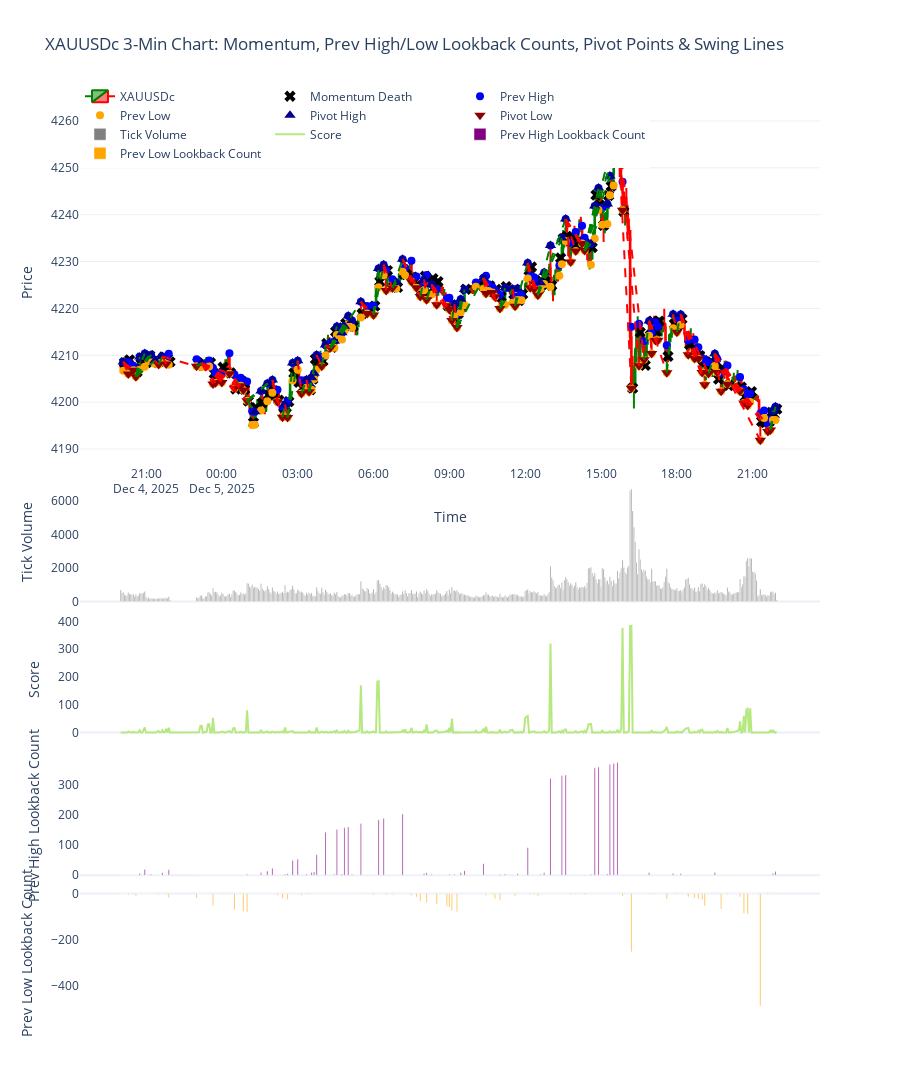

This figure's notebook cell:
### Code cell
import MetaTrader5 as mt5
import pandas as pd
import numpy as np
import plotly.graph_objects as go
from datetime import datetime, timedelta

# -------------------------
# 1. Initialize MT5
# -------------------------
if not mt5.initialize():
    print("MT5 initialization failed")
    mt5.shutdown()

# -------------------------
# 2. Fetch 3-minute data
# -------------------------
symbol = "XAUUSDc"
timeframe = mt5.TIMEFRAME_M3
n_bars = 500
utc_from = datetime.now() - timedelta(days=5)

rates = mt5.copy_rates_from(symbol, timeframe, utc_from, n_bars)
mt5.shutdown()

# -------------------------
# 3. Convert to DataFrame
# -------------------------
df = pd.DataFrame(rates)
df['time'] = pd.to_datetime(df['time'], unit='s')
df.set_index('time', inplace=True)

# -------------------------
# 4. Remove non-trading periods (weekends)
# -------------------------
df = df[df.index.dayofweek < 5]

# -------------------------
# 5. Compute Infinite Lookback Score (momentum)
# -------------------------
scores = [0]
for i in range(1, len(df)):
    curr_vol = df['tick_volume'].iloc[i]
    prev_vol = df['tick_volume'].iloc[i - 1]

    if curr_vol <= prev_vol:
        scores.append(0)
        continue

    score = 0
    j = i - 1
    while j >= 0:
        if df['tick_volume'].iloc[j] < curr_vol:
            score += 1
            j -= 1
        else:
            break
    scores.append(score)

df['score'] = scores

# -------------------------
# 6. Detect Momentum Death Points and prev high/low marks
# -------------------------
momentum_death_x = []
momentum_death_y = []
prev_high_x = []
prev_high_y = []
prev_low_x = []
prev_low_y = []

for i in range(1, len(df)):
    if df['score'].iloc[i - 1] > 0 and df['score'].iloc[i] == 0:
        momentum_death_x.append(df.index[i])
        momentum_death_y.append(df['close'].iloc[i])
        prev_high_x.append(df.index[i - 1])
        prev_high_y.append(df['high'].iloc[i - 1])
        prev_low_x.append(df.index[i - 1])
        prev_low_y.append(df['low'].iloc[i - 1])

# -------------------------
# 7. Compute Infinite-Left Lookback Count for Prev High
# -------------------------
prev_high_lookback_score = np.zeros(len(df))
prev_high_indices = [df.index.get_loc(x) for x in prev_high_x]

for idx in prev_high_indices:
    current_high = df['high'].iloc[idx]
    j = idx - 1
    lookback_count = 0
    while j >= 0:
        if df['low'].iloc[j] <= current_high <= df['high'].iloc[j]:
            break
        lookback_count += 1
        j -= 1
    prev_high_lookback_score[idx] = lookback_count

df['prev_high_lookback_score'] = prev_high_lookback_score

# -------------------------
# 8. Compute Infinite-Left Lookback Count for Prev Low (negative)
# -------------------------
prev_low_lookback_score = np.zeros(len(df))
prev_low_indices = [df.index.get_loc(x) for x in prev_low_x]

for idx in prev_low_indices:
    current_low = df['low'].iloc[idx]
    j = idx - 1
    lookback_count = 0
    while j >= 0:
        if df['low'].iloc[j] <= current_low <= df['high'].iloc[j]:
            break
        lookback_count += 1
        j -= 1
    prev_low_lookback_score[idx] = -lookback_count  # negative

df['prev_low_lookback_score'] = prev_low_lookback_score

# -------------------------
# 9. Determine Pivot Highs and Lows
# -------------------------
pivot_high_x = []
pivot_high_y = []
pivot_low_x = []
pivot_low_y = []

for i in range(len(df)):
    ph_score = df['prev_high_lookback_score'].iloc[i]
    pl_score = abs(df['prev_low_lookback_score'].iloc[i])

    if ph_score > pl_score and ph_score != 0:
        pivot_high_x.append(df.index[i])
        pivot_high_y.append(df['high'].iloc[i])
    elif pl_score > ph_score and pl_score != 0:
        pivot_low_x.append(df.index[i])
        pivot_low_y.append(df['low'].iloc[i])

# -------------------------
# 10. Connect Pivot Points with Break Lines
# -------------------------
swing_lines = []

# Combine pivot points into sorted list
pivot_points = sorted(
    [(x, y, 'high') for x, y in zip(pivot_high_x, pivot_high_y)] +
    [(x, y, 'low') for x, y in zip(pivot_low_x, pivot_low_y)],
    key=lambda t: t[0]
)

# Map timestamp to index
time_to_idx = {time: idx for idx, time in enumerate(df.index)}

# Iterate through pivot points
for i in range(len(pivot_points)):
    curr_time, curr_price, curr_type = pivot_points[i]

    # Search backward for opposite pivot
    for j in range(i - 1, -1, -1):
        prev_time, prev_price, prev_type = pivot_points[j]
        if prev_type != curr_type:
            line_color = 'green' if curr_type == 'high' else 'red'
            swing_lines.append({
                'x0': prev_time, 'y0': prev_price,
                'x1': curr_time, 'y1': curr_price,
                'color': line_color
            })
            break

# -------------------------
# 11. Plot 5-pane chart
# -------------------------
fig = go.Figure()

# Price pane
fig.add_trace(go.Candlestick(
    x=df.index,
    open=df['open'],
    high=df['high'],
    low=df['low'],
    close=df['close'],
    name='XAUUSDc',
    increasing_line_color='green',
    decreasing_line_color='red'
))

# Momentum-death markers
fig.add_trace(go.Scatter(
    x=momentum_death_x,
    y=momentum_death_y,
    mode='markers',
    name='Momentum Death',
    marker=dict(size=10, color='black', symbol='x'),
    yaxis='y'
))

# Prev high/low circles
fig.add_trace(go.Scatter(
    x=prev_high_x,
    y=prev_high_y,
    mode='markers',
    name='Prev High',
    marker=dict(size=8, color='blue', symbol='circle'),
    yaxis='y'
))
fig.add_trace(go.Scatter(
    x=prev_low_x,
    y=prev_low_y,
    mode='markers',
    name='Prev Low',
    marker=dict(size=8, color='orange', symbol='circle'),
    yaxis='y'
))

# Pivot markers
fig.add_trace(go.Scatter(
    x=pivot_high_x,
    y=pivot_high_y,
    mode='markers',
    name='Pivot High',
    marker=dict(size=10, color='darkblue', symbol='triangle-up'),
    yaxis='y'
))
fig.add_trace(go.Scatter(
    x=pivot_low_x,
    y=pivot_low_y,
    mode='markers',
    name='Pivot Low',
    marker=dict(size=10, color='darkred', symbol='triangle-down'),
    yaxis='y'
))

# Add swing/break lines
for line in swing_lines:
    fig.add_shape(
        type='line',
        x0=line['x0'], y0=line['y0'],
        x1=line['x1'], y1=line['y1'],
        line=dict(color=line['color'], width=2, dash='dash'),
        xref='x', yref='y'
    )

# Tick Volume pane
fig.add_trace(go.Bar(
    x=df.index,
    y=df['tick_volume'],
    name='Tick Volume',
    marker_color='gray',
    yaxis='y2'
))

# Momentum score pane
fig.add_trace(go.Scatter(
    x=df.index,
    y=df['score'],
    mode='lines',
    name='Score',
    marker=dict(size=4),
    yaxis='y3'
))

# Prev High Lookback Count pane
fig.add_trace(go.Bar(
    x=df.index,
    y=df['prev_high_lookback_score'],
    name='Prev High Lookback Count',
    marker_color='purple',
    yaxis='y4'
))

# Prev Low Lookback Count pane (negative)
fig.add_trace(go.Bar(
    x=df.index,
    y=df['prev_low_lookback_score'],
    name='Prev Low Lookback Count',
    marker_color='orange',
    yaxis='y5'
))

# Layout for 5 panes
fig.update_layout(
    template='plotly_white',
    title='XAUUSDc 3-Min Chart: Momentum, Prev High/Low Lookback Counts, Pivot Points & Swing Lines',
    xaxis=dict(title='Time', rangeslider=dict(visible=False)),

    yaxis=dict(title='Price', domain=[0.60, 1]),
    yaxis2=dict(title='Tick Volume', domain=[0.45, 0.58], showgrid=False),
    yaxis3=dict(title='Score', domain=[0.30, 0.43], showgrid=False),
    yaxis4=dict(title='Prev High Lookback Count', domain=[0.15, 0.28], showgrid=False),
    yaxis5=dict(title='Prev Low Lookback Count', domain=[0.00, 0.13], showgrid=False),

    height=1200,
    legend=dict(orientation='h', y=1.02, x=0)
)

fig.show()

### Figure 1 — Plotly figure (JSON) as saved in the notebook; plotly's stock layout.template omitted (floating-point values rounded to 4 significant figures; data arrays with more than 128 entries replaced by an {"elided": "..."} marker saying what was removed)
{"data": [{"close": {"elided": "500 float values"}, "decreasing": {"line": {"color": "red"}}, "high": {"elided": "500 float values"}, "increasing": {"line": {"color": "green"}}, "low": {"elided": "500 float values"}, "name": "XAUUSDc", "open": {"elided": "500 float values"}, "type": "candlestick", "x": {"elided": "500 str values"}}, {"marker": {"color": "black", "size": 10, "symbol": "x"}, "mode": "markers", "name": "Momentum Death", "type": "scatter", "x": {"elided": "140 str values"}, "y": {"elided": "140 float values"}, "yaxis": "y"}, {"marker": {"color": "blue", "size": 8, "symbol": "circle"}, "mode": "markers", "name": "Prev High", "type": "scatter", "x": {"elided": "140 str values"}, "y": {"elided": "140 float values"}, "yaxis": "y"}, {"marker": {"color": "orange", "size": 8, "symbol": "circle"}, "mode": "markers", "name": "Prev Low", "type": "scatter", "x": {"elided": "140 str values"}, "y": {"elided": "140 float values"}, "yaxis": "y"}, {"marker": {"color": "darkblue", "size": 10, "symbol": "triangle-up"}, "mode": "markers", "name": "Pivot High", "type": "scatter", "x": ["2025-12-04T20:06:00", "2025-12-04T20:45:00", "2025-12-04T20:57:00", "2025-12-04T21:06:00", "2025-12-04T21:12:00", "2025-12-04T21:21:00", "2025-12-04T21:39:00", "2025-12-04T23:12:00", "2025-12-05T01:18:00", "2025-12-05T01:33:00", "2025-12-05T01:48:00", "2025-12-05T02:00:00", "2025-12-05T02:30:00", "2025-12-05T02:48:00", "2025-12-05T03:00:00", "2025-12-05T03:21:00", "2025-12-05T03:33:00", "2025-12-05T03:39:00", "2025-12-05T03:45:00", "2025-12-05T04:06:00", "2025-12-05T04:27:00", "2025-12-05T04:33:00", "2025-12-05T04:45:00", "2025-12-05T04:51:00", "2025-12-05T05:00:00", "2025-12-05T05:09:00", "2025-12-05T05:30:00", "2025-12-05T06:12:00", "2025-12-05T06:24:00", "2025-12-05T06:54:00", "2025-12-05T07:09:00", "2025-12-05T08:00:00", "2025-12-05T08:18:00", "2025-12-05T09:12:00", "2025-12-05T09:27:00", "2025-12-05T09:36:00", "2025-12-05T10:21:00", "2025-12-05T11:12:00", "2025-12-05T11:30:00", "2025-12-05T11:42:00", "2025-12-05T12:06:00", "2025-12-05T12:36:00", "2025-12-05T12:45:00", "2025-12-05T13:00:00", "2025-12-05T13:27:00", "2025-12-05T13:36:00", "2025-12-05T14:36:00", "2025-12-05T14:45:00", "2025-12-05T14:54:00", "2025-12-05T15:15:00", "2025-12-05T15:21:00", "2025-12-05T15:30:00", "2025-12-05T15:39:00", "2025-12-05T16:54:00", "2025-12-05T17:51:00", "2025-12-05T18:09:00", "2025-12-05T19:30:00", "2025-12-05T21:48:00", "2025-12-05T21:54:00"], "y": [4209.0, 4210.0, 4210.0, 4210.0, 4210.0, 4209.0, 4210.0, 4208.0, 4198.0, 4202.0, 4204.0, 4205.0, 4199.0, 4208.0, 4209.0, 4205.0, 4205.0, 4206.0, 4210.0, 4212.0, 4213.0, 4216.0, 4215.0, 4216.0, 4218.0, 4217.0, 4221.0, 4229.0, 4229.0, 4226.0, 4230.0, 4226.0, 4225.0, 4221.0, 4222.0, 4224.0, 4226.0, 4224.0, 4224.0, 4224.0, 4230.0, 4225.0, 4228.0, 4233.0, 4235.0, 4239.0, 4234.0, 4242.0, 4246.0, 4242.0, 4248.0, 4253.0, 4259.0, 4217.0, 4219.0, 4219.0, 4210.0, 4198.0, 4199.0], "yaxis": "y"}, {"marker": {"color": "darkred", "size": 10, "symbol": "triangle-down"}, "mode": "markers", "name": "Pivot Low", "type": "scatter", "x": ["2025-12-04T20:18:00", "2025-12-04T20:30:00", "2025-12-04T20:36:00", "2025-12-04T21:30:00", "2025-12-04T21:48:00", "2025-12-04T23:00:00", "2025-12-04T23:39:00", "2025-12-04T23:45:00", "2025-12-05T00:00:00", "2025-12-05T00:18:00", "2025-12-05T00:30:00", "2025-12-05T00:45:00", "2025-12-05T00:51:00", "2025-12-05T01:00:00", "2025-12-05T02:12:00", "2025-12-05T02:24:00", "2025-12-05T02:36:00", "2025-12-05T03:09:00", "2025-12-05T03:27:00", "2025-12-05T03:57:00", "2025-12-05T04:18:00", "2025-12-05T05:45:00", "2025-12-05T06:00:00", "2025-12-05T06:30:00", "2025-12-05T06:45:00", "2025-12-05T07:30:00", "2025-12-05T07:42:00", "2025-12-05T07:51:00", "2025-12-05T08:06:00", "2025-12-05T08:30:00", "2025-12-05T08:54:00", "2025-12-05T09:00:00", "2025-12-05T09:06:00", "2025-12-05T09:18:00", "2025-12-05T10:27:00", "2025-12-05T10:42:00", "2025-12-05T10:48:00", "2025-12-05T11:00:00", "2025-12-05T11:36:00", "2025-12-05T12:12:00", "2025-12-05T12:21:00", "2025-12-05T12:30:00", "2025-12-05T13:48:00", "2025-12-05T14:00:00", "2025-12-05T14:15:00", "2025-12-05T14:21:00", "2025-12-05T15:51:00", "2025-12-05T16:12:00", "2025-12-05T16:30:00", "2025-12-05T16:42:00", "2025-12-05T17:00:00", "2025-12-05T17:09:00", "2025-12-05T17:15:00", "2025-12-05T17:36:00", "2025-12-05T18:00:00", "2025-12-05T18:27:00", "2025-12-05T18:42:00", "2025-12-05T18:51:00", "2025-12-05T19:00:00", "2025-12-05T19:06:00", "2025-12-05T19:15:00", "2025-12-05T19:36:00", "2025-12-05T19:45:00", "2025-12-05T20:00:00", "2025-12-05T20:30:00", "2025-12-05T20:39:00", "2025-12-05T20:48:00", "2025-12-05T21:18:00", "2025-12-05T21:36:00", "2025-12-05T21:42:00"], "y": [4206.0, 4207.0, 4205.0, 4208.0, 4208.0, 4208.0, 4204.0, 4204.0, 4204.0, 4206.0, 4203.0, 4204.0, 4203.0, 4200.0, 4200.0, 4197.0, 4197.0, 4202.0, 4202.0, 4208.0, 4212.0, 4219.0, 4219.0, 4224.0, 4224.0, 4226.0, 4224.0, 4223.0, 4222.0, 4221.0, 4221.0, 4220.0, 4217.0, 4216.0, 4223.0, 4223.0, 4223.0, 4220.0, 4220.0, 4224.0, 4224.0, 4223.0, 4230.0, 4232.0, 4234.0, 4232.0, 4241.0, 4203.0, 4208.0, 4209.0, 4210.0, 4213.0, 4213.0, 4206.0, 4215.0, 4210.0, 4209.0, 4209.0, 4206.0, 4204.0, 4206.0, 4206.0, 4202.0, 4204.0, 4202.0, 4200.0, 4199.0, 4192.0, 4194.0, 4194.0], "yaxis": "y"}, {"marker": {"color": "gray"}, "name": "Tick Volume", "type": "bar", "x": {"elided": "500 str values"}, "y": {"elided": "500 int values"}, "yaxis": "y2"}, {"marker": {"size": 4}, "mode": "lines", "name": "Score", "type": "scatter", "x": {"elided": "500 str values"}, "y": {"elided": "500 int values"}, "yaxis": "y3"}, {"marker": {"color": "purple"}, "name": "Prev High Lookback Count", "type": "bar", "x": {"elided": "500 str values"}, "y": {"elided": "500 float values"}, "yaxis": "y4"}, {"marker": {"color": "orange"}, "name": "Prev Low Lookback Count", "type": "bar", "x": {"elided": "500 str values"}, "y": {"elided": "500 float values"}, "yaxis": "y5"}], "layout": {"height": 1200, "legend": {"orientation": "h", "x": 0, "y": 1.02}, "shapes": [{"line": {"color": "red", "dash": "dash", "width": 2}, "type": "line", "x0": "2025-12-04T20:06:00", "x1": "2025-12-04T20:18:00", "xref": "x", "y0": 4209.0, "y1": 4206.0, "yref": "y"}, {"line": {"color": "red", "dash": "dash", "width": 2}, "type": "line", "x0": "2025-12-04T20:06:00", "x1": "2025-12-04T20:30:00", "xref": "x", "y0": 4209.0, "y1": 4207.0, "yref": "y"}, {"line": {"color": "red", "dash": "dash", "width": 2}, "type": "line", "x0": "2025-12-04T20:06:00", "x1": "2025-12-04T20:36:00", "xref": "x", "y0": 4209.0, "y1": 4205.0, "yref": "y"}, {"line": {"color": "green", "dash": "dash", "width": 2}, "type": "line", "x0": "2025-12-04T20:36:00", "x1": "2025-12-04T20:45:00", "xref": "x", "y0": 4205.0, "y1": 4210.0, "yref": "y"}, {"line": {"color": "green", "dash": "dash", "width": 2}, "type": "line", "x0": "2025-12-04T20:36:00", "x1": "2025-12-04T20:57:00", "xref": "x", "y0": 4205.0, "y1": 4210.0, "yref": "y"}, {"line": {"color": "green", "dash": "dash", "width": 2}, "type": "line", "x0": "2025-12-04T20:36:00", "x1": "2025-12-04T21:06:00", "xref": "x", "y0": 4205.0, "y1": 4210.0, "yref": "y"}, {"line": {"color": "green", "dash": "dash", "width": 2}, "type": "line", "x0": "2025-12-04T20:36:00", "x1": "2025-12-04T21:12:00", "xref": "x", "y0": 4205.0, "y1": 4210.0, "yref": "y"}, {"line": {"color": "green", "dash": "dash", "width": 2}, "type": "line", "x0": "2025-12-04T20:36:00", "x1": "2025-12-04T21:21:00", "xref": "x", "y0": 4205.0, "y1": 4209.0, "yref": "y"}, {"line": {"color": "red", "dash": "dash", "width": 2}, "type": "line", "x0": "2025-12-04T21:21:00", "x1": "2025-12-04T21:30:00", "xref": "x", "y0": 4209.0, "y1": 4208.0, "yref": "y"}, {"line": {"color": "green", "dash": "dash", "width": 2}, "type": "line", "x0": "2025-12-04T21:30:00", "x1": "2025-12-04T21:39:00", "xref": "x", "y0": 4208.0, "y1": 4210.0, "yref": "y"}, {"line": {"color": "red", "dash": "dash", "width": 2}, "type": "line", "x0": "2025-12-04T21:39:00", "x1": "2025-12-04T21:48:00", "xref": "x", "y0": 4210.0, "y1": 4208.0, "yref": "y"}, {"line": {"color": "red", "dash": "dash", "width": 2}, "type": "line", "x0": "2025-12-04T21:39:00", "x1": "2025-12-04T23:00:00", "xref": "x", "y0": 4210.0, "y1": 4208.0, "yref": "y"}, {"line": {"color": "green", "dash": "dash", "width": 2}, "type": "line", "x0": "2025-12-04T23:00:00", "x1": "2025-12-04T23:12:00", "xref": "x", "y0": 4208.0, "y1": 4208.0, "yref": "y"}, {"line": {"color": "red", "dash": "dash", "width": 2}, "type": "line", "x0": "2025-12-04T23:12:00", "x1": "2025-12-04T23:39:00", "xref": "x", "y0": 4208.0, "y1": 4204.0, "yref": "y"}, {"line": {"color": "red", "dash": "dash", "width": 2}, "type": "line", "x0": "2025-12-04T23:12:00", "x1": "2025-12-04T23:45:00", "xref": "x", "y0": 4208.0, "y1": 4204.0, "yref": "y"}, {"line": {"color": "red", "dash": "dash", "width": 2}, "type": "line", "x0": "2025-12-04T23:12:00", "x1": "2025-12-05T00:00:00", "xref": "x", "y0": 4208.0, "y1": 4204.0, "yref": "y"}, {"line": {"color": "red", "dash": "dash", "width": 2}, "type": "line", "x0": "2025-12-04T23:12:00", "x1": "2025-12-05T00:18:00", "xref": "x", "y0": 4208.0, "y1": 4206.0, "yref": "y"}, {"line": {"color": "red", "dash": "dash", "width": 2}, "type": "line", "x0": "2025-12-04T23:12:00", "x1": "2025-12-05T00:30:00", "xref": "x", "y0": 4208.0, "y1": 4203.0, "yref": "y"}, {"line": {"color": "red", "dash": "dash", "width": 2}, "type": "line", "x0": "2025-12-04T23:12:00", "x1": "2025-12-05T00:45:00", "xref": "x", "y0": 4208.0, "y1": 4204.0, "yref": "y"}, {"line": {"color": "red", "dash": "dash", "width": 2}, "type": "line", "x0": "2025-12-04T23:12:00", "x1": "2025-12-05T00:51:00", "xref": "x", "y0": 4208.0, "y1": 4203.0, "yref": "y"}, {"line": {"color": "red", "dash": "dash", "width": 2}, "type": "line", "x0": "2025-12-04T23:12:00", "x1": "2025-12-05T01:00:00", "xref": "x", "y0": 4208.0, "y1": 4200.0, "yref": "y"}, {"line": {"color": "green", "dash": "dash", "width": 2}, "type": "line", "x0": "2025-12-05T01:00:00", "x1": "2025-12-05T01:18:00", "xref": "x", "y0": 4200.0, "y1": 4198.0, "yref": "y"}, {"line": {"color": "green", "dash": "dash", "width": 2}, "type": "line", "x0": "2025-12-05T01:00:00", "x1": "2025-12-05T01:33:00", "xref": "x", "y0": 4200.0, "y1": 4202.0, "yref": "y"}, {"line": {"color": "green", "dash": "dash", "width": 2}, "type": "line", "x0": "2025-12-05T01:00:00", "x1": "2025-12-05T01:48:00", "xref": "x", "y0": 4200.0, "y1": 4204.0, "yref": "y"}, {"line": {"color": "green", "dash": "dash", "width": 2}, "type": "line", "x0": "2025-12-05T01:00:00", "x1": "2025-12-05T02:00:00", "xref": "x", "y0": 4200.0, "y1": 4205.0, "yref": "y"}, {"line": {"color": "red", "dash": "dash", "width": 2}, "type": "line", "x0": "2025-12-05T02:00:00", "x1": "2025-12-05T02:12:00", "xref": "x", "y0": 4205.0, "y1": 4200.0, "yref": "y"}, {"line": {"color": "red", "dash": "dash", "width": 2}, "type": "line", "x0": "2025-12-05T02:00:00", "x1": "2025-12-05T02:24:00", "xref": "x", "y0": 4205.0, "y1": 4197.0, "yref": "y"}, {"line": {"color": "green", "dash": "dash", "width": 2}, "type": "line", "x0": "2025-12-05T02:24:00", "x1": "2025-12-05T02:30:00", "xref": "x", "y0": 4197.0, "y1": 4199.0, "yref": "y"}, {"line": {"color": "red", "dash": "dash", "width": 2}, "type": "line", "x0": "2025-12-05T02:30:00", "x1": "2025-12-05T02:36:00", "xref": "x", "y0": 4199.0, "y1": 4197.0, "yref": "y"}, {"line": {"color": "green", "dash": "dash", "width": 2}, "type": "line", "x0": "2025-12-05T02:36:00", "x1": "2025-12-05T02:48:00", "xref": "x", "y0": 4197.0, "y1": 4208.0, "yref": "y"}, {"line": {"color": "green", "dash": "dash", "width": 2}, "type": "line", "x0": "2025-12-05T02:36:00", "x1": "2025-12-05T03:00:00", "xref": "x", "y0": 4197.0, "y1": 4209.0, "yref": "y"}, {"line": {"color": "red", "dash": "dash", "width": 2}, "type": "line", "x0": "2025-12-05T03:00:00", "x1": "2025-12-05T03:09:00", "xref": "x", "y0": 4209.0, "y1": 4202.0, "yref": "y"}, {"line": {"color": "green", "dash": "dash", "width": 2}, "type": "line", "x0": "2025-12-05T03:09:00", "x1": "2025-12-05T03:21:00", "xref": "x", "y0": 4202.0, "y1": 4205.0, "yref": "y"}, {"line": {"color": "red", "dash": "dash", "width": 2}, "type": "line", "x0": "2025-12-05T03:21:00", "x1": "2025-12-05T03:27:00", "xref": "x", "y0": 4205.0, "y1": 4202.0, "yref": "y"}, {"line": {"color": "green", "dash": "dash", "width": 2}, "type": "line", "x0": "2025-12-05T03:27:00", "x1": "2025-12-05T03:33:00", "xref": "x", "y0": 4202.0, "y1": 4205.0, "yref": "y"}, {"line": {"color": "green", "dash": "dash", "width": 2}, "type": "line", "x0": "2025-12-05T03:27:00", "x1": "2025-12-05T03:39:00", "xref": "x", "y0": 4202.0, "y1": 4206.0, "yref": "y"}, {"line": {"color": "green", "dash": "dash", "width": 2}, "type": "line", "x0": "2025-12-05T03:27:00", "x1": "2025-12-05T03:45:00", "xref": "x", "y0": 4202.0, "y1": 4210.0, "yref": "y"}, {"line": {"color": "red", "dash": "dash", "width": 2}, "type": "line", "x0": "2025-12-05T03:45:00", "x1": "2025-12-05T03:57:00", "xref": "x", "y0": 4210.0, "y1": 4208.0, "yref": "y"}, {"line": {"color": "green", "dash": "dash", "width": 2}, "type": "line", "x0": "2025-12-05T03:57:00", "x1": "2025-12-05T04:06:00", "xref": "x", "y0": 4208.0, "y1": 4212.0, "yref": "y"}, {"line": {"color": "red", "dash": "dash", "width": 2}, "type": "line", "x0": "2025-12-05T04:06:00", "x1": "2025-12-05T04:18:00", "xref": "x", "y0": 4212.0, "y1": 4212.0, "yref": "y"}, {"line": {"color": "green", "dash": "dash", "width": 2}, "type": "line", "x0": "2025-12-05T04:18:00", "x1": "2025-12-05T04:27:00", "xref": "x", "y0": 4212.0, "y1": 4213.0, "yref": "y"}, {"line": {"color": "green", "dash": "dash", "width": 2}, "type": "line", "x0": "2025-12-05T04:18:00", "x1": "2025-12-05T04:33:00", "xref": "x", "y0": 4212.0, "y1": 4216.0, "yref": "y"}, {"line": {"color": "green", "dash": "dash", "width": 2}, "type": "line", "x0": "2025-12-05T04:18:00", "x1": "2025-12-05T04:45:00", "xref": "x", "y0": 4212.0, "y1": 4215.0, "yref": "y"}, {"line": {"color": "green", "dash": "dash", "width": 2}, "type": "line", "x0": "2025-12-05T04:18:00", "x1": "2025-12-05T04:51:00", "xref": "x", "y0": 4212.0, "y1": 4216.0, "yref": "y"}, {"line": {"color": "green", "dash": "dash", "width": 2}, "type": "line", "x0": "2025-12-05T04:18:00", "x1": "2025-12-05T05:00:00", "xref": "x", "y0": 4212.0, "y1": 4218.0, "yref": "y"}, {"line": {"color": "green", "dash": "dash", "width": 2}, "type": "line", "x0": "2025-12-05T04:18:00", "x1": "2025-12-05T05:09:00", "xref": "x", "y0": 4212.0, "y1": 4217.0, "yref": "y"}, {"line": {"color": "green", "dash": "dash", "width": 2}, "type": "line", "x0": "2025-12-05T04:18:00", "x1": "2025-12-05T05:30:00", "xref": "x", "y0": 4212.0, "y1": 4221.0, "yref": "y"}, {"line": {"color": "red", "dash": "dash", "width": 2}, "type": "line", "x0": "2025-12-05T05:30:00", "x1": "2025-12-05T05:45:00", "xref": "x", "y0": 4221.0, "y1": 4219.0, "yref": "y"}, {"line": {"color": "red", "dash": "dash", "width": 2}, "type": "line", "x0": "2025-12-05T05:30:00", "x1": "2025-12-05T06:00:00", "xref": "x", "y0": 4221.0, "y1": 4219.0, "yref": "y"}, {"line": {"color": "green", "dash": "dash", "width": 2}, "type": "line", "x0": "2025-12-05T06:00:00", "x1": "2025-12-05T06:12:00", "xref": "x", "y0": 4219.0, "y1": 4229.0, "yref": "y"}, {"line": {"color": "green", "dash": "dash", "width": 2}, "type": "line", "x0": "2025-12-05T06:00:00", "x1": "2025-12-05T06:24:00", "xref": "x", "y0": 4219.0, "y1": 4229.0, "yref": "y"}, {"line": {"color": "red", "dash": "dash", "width": 2}, "type": "line", "x0": "2025-12-05T06:24:00", "x1": "2025-12-05T06:30:00", "xref": "x", "y0": 4229.0, "y1": 4224.0, "yref": "y"}, {"line": {"color": "red", "dash": "dash", "width": 2}, "type": "line", "x0": "2025-12-05T06:24:00", "x1": "2025-12-05T06:45:00", "xref": "x", "y0": 4229.0, "y1": 4224.0, "yref": "y"}, {"line": {"color": "green", "dash": "dash", "width": 2}, "type": "line", "x0": "2025-12-05T06:45:00", "x1": "2025-12-05T06:54:00", "xref": "x", "y0": 4224.0, "y1": 4226.0, "yref": "y"}, {"line": {"color": "green", "dash": "dash", "width": 2}, "type": "line", "x0": "2025-12-05T06:45:00", "x1": "2025-12-05T07:09:00", "xref": "x", "y0": 4224.0, "y1": 4230.0, "yref": "y"}, {"line": {"color": "red", "dash": "dash", "width": 2}, "type": "line", "x0": "2025-12-05T07:09:00", "x1": "2025-12-05T07:30:00", "xref": "x", "y0": 4230.0, "y1": 4226.0, "yref": "y"}, {"line": {"color": "red", "dash": "dash", "width": 2}, "type": "line", "x0": "2025-12-05T07:09:00", "x1": "2025-12-05T07:42:00", "xref": "x", "y0": 4230.0, "y1": 4224.0, "yref": "y"}, {"line": {"color": "red", "dash": "dash", "width": 2}, "type": "line", "x0": "2025-12-05T07:09:00", "x1": "2025-12-05T07:51:00", "xref": "x", "y0": 4230.0, "y1": 4223.0, "yref": "y"}, {"line": {"color": "green", "dash": "dash", "width": 2}, "type": "line", "x0": "2025-12-05T07:51:00", "x1": "2025-12-05T08:00:00", "xref": "x", "y0": 4223.0, "y1": 4226.0, "yref": "y"}, {"line": {"color": "red", "dash": "dash", "width": 2}, "type": "line", "x0": "2025-12-05T08:00:00", "x1": "2025-12-05T08:06:00", "xref": "x", "y0": 4226.0, "y1": 4222.0, "yref": "y"}, {"line": {"color": "green", "dash": "dash", "width": 2}, "type": "line", "x0": "2025-12-05T08:06:00", "x1": "2025-12-05T08:18:00", "xref": "x", "y0": 4222.0, "y1": 4225.0, "yref": "y"}, {"line": {"color": "red", "dash": "dash", "width": 2}, "type": "line", "x0": "2025-12-05T08:18:00", "x1": "2025-12-05T08:30:00", "xref": "x", "y0": 4225.0, "y1": 4221.0, "yref": "y"}, {"line": {"color": "red", "dash": "dash", "width": 2}, "type": "line", "x0": "2025-12-05T08:18:00", "x1": "2025-12-05T08:54:00", "xref": "x", "y0": 4225.0, "y1": 4221.0, "yref": "y"}, {"line": {"color": "red", "dash": "dash", "width": 2}, "type": "line", "x0": "2025-12-05T08:18:00", "x1": "2025-12-05T09:00:00", "xref": "x", "y0": 4225.0, "y1": 4220.0, "yref": "y"}, {"line": {"color": "red", "dash": "dash", "width": 2}, "type": "line", "x0": "2025-12-05T08:18:00", "x1": "2025-12-05T09:06:00", "xref": "x", "y0": 4225.0, "y1": 4217.0, "yref": "y"}, {"line": {"color": "green", "dash": "dash", "width": 2}, "type": "line", "x0": "2025-12-05T09:06:00", "x1": "2025-12-05T09:12:00", "xref": "x", "y0": 4217.0, "y1": 4221.0, "yref": "y"}, {"line": {"color": "red", "dash": "dash", "width": 2}, "type": "line", "x0": "2025-12-05T09:12:00", "x1": "2025-12-05T09:18:00", "xref": "x", "y0": 4221.0, "y1": 4216.0, "yref": "y"}, {"line": {"color": "green", "dash": "dash", "width": 2}, "type": "line", "x0": "2025-12-05T09:18:00", "x1": "2025-12-05T09:27:00", "xref": "x", "y0": 4216.0, "y1": 4222.0, "yref": "y"}, {"line": {"color": "green", "dash": "dash", "width": 2}, "type": "line", "x0": "2025-12-05T09:18:00", "x1": "2025-12-05T09:36:00", "xref": "x", "y0": 4216.0, "y1": 4224.0, "yref": "y"}, {"line": {"color": "green", "dash": "dash", "width": 2}, "type": "line", "x0": "2025-12-05T09:18:00", "x1": "2025-12-05T10:21:00", "xref": "x", "y0": 4216.0, "y1": 4226.0, "yref": "y"}, {"line": {"color": "red", "dash": "dash", "width": 2}, "type": "line", "x0": "2025-12-05T10:21:00", "x1": "2025-12-05T10:27:00", "xref": "x", "y0": 4226.0, "y1": 4223.0, "yref": "y"}, {"line": {"color": "red", "dash": "dash", "width": 2}, "type": "line", "x0": "2025-12-05T10:21:00", "x1": "2025-12-05T10:42:00", "xref": "x", "y0": 4226.0, "y1": 4223.0, "yref": "y"}, {"line": {"color": "red", "dash": "dash", "width": 2}, "type": "line", "x0": "2025-12-05T10:21:00", "x1": "2025-12-05T10:48:00", "xref": "x", "y0": 4226.0, "y1": 4223.0, "yref": "y"}, {"line": {"color": "red", "dash": "dash", "width": 2}, "type": "line", "x0": "2025-12-05T10:21:00", "x1": "2025-12-05T11:00:00", "xref": "x", "y0": 4226.0, "y1": 4220.0, "yref": "y"}, {"line": {"color": "green", "dash": "dash", "width": 2}, "type": "line", "x0": "2025-12-05T11:00:00", "x1": "2025-12-05T11:12:00", "xref": "x", "y0": 4220.0, "y1": 4224.0, "yref": "y"}, {"line": {"color": "green", "dash": "dash", "width": 2}, "type": "line", "x0": "2025-12-05T11:00:00", "x1": "2025-12-05T11:30:00", "xref": "x", "y0": 4220.0, "y1": 4224.0, "yref": "y"}, {"line": {"color": "red", "dash": "dash", "width": 2}, "type": "line", "x0": "2025-12-05T11:30:00", "x1": "2025-12-05T11:36:00", "xref": "x", "y0": 4224.0, "y1": 4220.0, "yref": "y"}, {"line": {"color": "green", "dash": "dash", "width": 2}, "type": "line", "x0": "2025-12-05T11:36:00", "x1": "2025-12-05T11:42:00", "xref": "x", "y0": 4220.0, "y1": 4224.0, "yref": "y"}, {"line": {"color": "green", "dash": "dash", "width": 2}, "type": "line", "x0": "2025-12-05T11:36:00", "x1": "2025-12-05T12:06:00", "xref": "x", "y0": 4220.0, "y1": 4230.0, "yref": "y"}, {"line": {"color": "red", "dash": "dash", "width": 2}, "type": "line", "x0": "2025-12-05T12:06:00", "x1": "2025-12-05T12:12:00", "xref": "x", "y0": 4230.0, "y1": 4224.0, "yref": "y"}, {"line": {"color": "red", "dash": "dash", "width": 2}, "type": "line", "x0": "2025-12-05T12:06:00", "x1": "2025-12-05T12:21:00", "xref": "x", "y0": 4230.0, "y1": 4224.0, "yref": "y"}, {"line": {"color": "red", "dash": "dash", "width": 2}, "type": "line", "x0": "2025-12-05T12:06:00", "x1": "2025-12-05T12:30:00", "xref": "x", "y0": 4230.0, "y1": 4223.0, "yref": "y"}, {"line": {"color": "green", "dash": "dash", "width": 2}, "type": "line", "x0": "2025-12-05T12:30:00", "x1": "2025-12-05T12:36:00", "xref": "x", "y0": 4223.0, "y1": 4225.0, "yref": "y"}, {"line": {"color": "green", "dash": "dash", "width": 2}, "type": "line", "x0": "2025-12-05T12:30:00", "x1": "2025-12-05T12:45:00", "xref": "x", "y0": 4223.0, "y1": 4228.0, "yref": "y"}, {"line": {"color": "green", "dash": "dash", "width": 2}, "type": "line", "x0": "2025-12-05T12:30:00", "x1": "2025-12-05T13:00:00", "xref": "x", "y0": 4223.0, "y1": 4233.0, "yref": "y"}, {"line": {"color": "green", "dash": "dash", "width": 2}, "type": "line", "x0": "2025-12-05T12:30:00", "x1": "2025-12-05T13:27:00", "xref": "x", "y0": 4223.0, "y1": 4235.0, "yref": "y"}, {"line": {"color": "green", "dash": "dash", "width": 2}, "type": "line", "x0": "2025-12-05T12:30:00", "x1": "2025-12-05T13:36:00", "xref": "x", "y0": 4223.0, "y1": 4239.0, "yref": "y"}, {"line": {"color": "red", "dash": "dash", "width": 2}, "type": "line", "x0": "2025-12-05T13:36:00", "x1": "2025-12-05T13:48:00", "xref": "x", "y0": 4239.0, "y1": 4230.0, "yref": "y"}, {"line": {"color": "red", "dash": "dash", "width": 2}, "type": "line", "x0": "2025-12-05T13:36:00", "x1": "2025-12-05T14:00:00", "xref": "x", "y0": 4239.0, "y1": 4232.0, "yref": "y"}, {"line": {"color": "red", "dash": "dash", "width": 2}, "type": "line", "x0": "2025-12-05T13:36:00", "x1": "2025-12-05T14:15:00", "xref": "x", "y0": 4239.0, "y1": 4234.0, "yref": "y"}, {"line": {"color": "red", "dash": "dash", "width": 2}, "type": "line", "x0": "2025-12-05T13:36:00", "x1": "2025-12-05T14:21:00", "xref": "x", "y0": 4239.0, "y1": 4232.0, "yref": "y"}, {"line": {"color": "green", "dash": "dash", "width": 2}, "type": "line", "x0": "2025-12-05T14:21:00", "x1": "2025-12-05T14:36:00", "xref": "x", "y0": 4232.0, "y1": 4234.0, "yref": "y"}, {"line": {"color": "green", "dash": "dash", "width": 2}, "type": "line", "x0": "2025-12-05T14:21:00", "x1": "2025-12-05T14:45:00", "xref": "x", "y0": 4232.0, "y1": 4242.0, "yref": "y"}, {"line": {"color": "green", "dash": "dash", "width": 2}, "type": "line", "x0": "2025-12-05T14:21:00", "x1": "2025-12-05T14:54:00", "xref": "x", "y0": 4232.0, "y1": 4246.0, "yref": "y"}, {"line": {"color": "green", "dash": "dash", "width": 2}, "type": "line", "x0": "2025-12-05T14:21:00", "x1": "2025-12-05T15:15:00", "xref": "x", "y0": 4232.0, "y1": 4242.0, "yref": "y"}, {"line": {"color": "green", "dash": "dash", "width": 2}, "type": "line", "x0": "2025-12-05T14:21:00", "x1": "2025-12-05T15:21:00", "xref": "x", "y0": 4232.0, "y1": 4248.0, "yref": "y"}, {"line": {"color": "green", "dash": "dash", "width": 2}, "type": "line", "x0": "2025-12-05T14:21:00", "x1": "2025-12-05T15:30:00", "xref": "x", "y0": 4232.0, "y1": 4253.0, "yref": "y"}, {"line": {"color": "green", "dash": "dash", "width": 2}, "type": "line", "x0": "2025-12-05T14:21:00", "x1": "2025-12-05T15:39:00", "xref": "x", "y0": 4232.0, "y1": 4259.0, "yref": "y"}, {"line": {"color": "red", "dash": "dash", "width": 2}, "type": "line", "x0": "2025-12-05T15:39:00", "x1": "2025-12-05T15:51:00", "xref": "x", "y0": 4259.0, "y1": 4241.0, "yref": "y"}, {"line": {"color": "red", "dash": "dash", "width": 2}, "type": "line", "x0": "2025-12-05T15:39:00", "x1": "2025-12-05T16:12:00", "xref": "x", "y0": 4259.0, "y1": 4203.0, "yref": "y"}, {"line": {"color": "red", "dash": "dash", "width": 2}, "type": "line", "x0": "2025-12-05T15:39:00", "x1": "2025-12-05T16:30:00", "xref": "x", "y0": 4259.0, "y1": 4208.0, "yref": "y"}, {"line": {"color": "red", "dash": "dash", "width": 2}, "type": "line", "x0": "2025-12-05T15:39:00", "x1": "2025-12-05T16:42:00", "xref": "x", "y0": 4259.0, "y1": 4209.0, "yref": "y"}, {"line": {"color": "green", "dash": "dash", "width": 2}, "type": "line", "x0": "2025-12-05T16:42:00", "x1": "2025-12-05T16:54:00", "xref": "x", "y0": 4209.0, "y1": 4217.0, "yref": "y"}, {"line": {"color": "red", "dash": "dash", "width": 2}, "type": "line", "x0": "2025-12-05T16:54:00", "x1": "2025-12-05T17:00:00", "xref": "x", "y0": 4217.0, "y1": 4210.0, "yref": "y"}, {"line": {"color": "red", "dash": "dash", "width": 2}, "type": "line", "x0": "2025-12-05T16:54:00", "x1": "2025-12-05T17:09:00", "xref": "x", "y0": 4217.0, "y1": 4213.0, "yref": "y"}, {"line": {"color": "red", "dash": "dash", "width": 2}, "type": "line", "x0": "2025-12-05T16:54:00", "x1": "2025-12-05T17:15:00", "xref": "x", "y0": 4217.0, "y1": 4213.0, "yref": "y"}, {"line": {"color": "red", "dash": "dash", "width": 2}, "type": "line", "x0": "2025-12-05T16:54:00", "x1": "2025-12-05T17:36:00", "xref": "x", "y0": 4217.0, "y1": 4206.0, "yref": "y"}, {"line": {"color": "green", "dash": "dash", "width": 2}, "type": "line", "x0": "2025-12-05T17:36:00", "x1": "2025-12-05T17:51:00", "xref": "x", "y0": 4206.0, "y1": 4219.0, "yref": "y"}, {"line": {"color": "red", "dash": "dash", "width": 2}, "type": "line", "x0": "2025-12-05T17:51:00", "x1": "2025-12-05T18:00:00", "xref": "x", "y0": 4219.0, "y1": 4215.0, "yref": "y"}, {"line": {"color": "green", "dash": "dash", "width": 2}, "type": "line", "x0": "2025-12-05T18:00:00", "x1": "2025-12-05T18:09:00", "xref": "x", "y0": 4215.0, "y1": 4219.0, "yref": "y"}, {"line": {"color": "red", "dash": "dash", "width": 2}, "type": "line", "x0": "2025-12-05T18:09:00", "x1": "2025-12-05T18:27:00", "xref": "x", "y0": 4219.0, "y1": 4210.0, "yref": "y"}, {"line": {"color": "red", "dash": "dash", "width": 2}, "type": "line", "x0": "2025-12-05T18:09:00", "x1": "2025-12-05T18:42:00", "xref": "x", "y0": 4219.0, "y1": 4209.0, "yref": "y"}, {"line": {"color": "red", "dash": "dash", "width": 2}, "type": "line", "x0": "2025-12-05T18:09:00", "x1": "2025-12-05T18:51:00", "xref": "x", "y0": 4219.0, "y1": 4209.0, "yref": "y"}, {"line": {"color": "red", "dash": "dash", "width": 2}, "type": "line", "x0": "2025-12-05T18:09:00", "x1": "2025-12-05T19:00:00", "xref": "x", "y0": 4219.0, "y1": 4206.0, "yref": "y"}, {"line": {"color": "red", "dash": "dash", "width": 2}, "type": "line", "x0": "2025-12-05T18:09:00", "x1": "2025-12-05T19:06:00", "xref": "x", "y0": 4219.0, "y1": 4204.0, "yref": "y"}, {"line": {"color": "red", "dash": "dash", "width": 2}, "type": "line", "x0": "2025-12-05T18:09:00", "x1": "2025-12-05T19:15:00", "xref": "x", "y0": 4219.0, "y1": 4206.0, "yref": "y"}, {"line": {"color": "green", "dash": "dash", "width": 2}, "type": "line", "x0": "2025-12-05T19:15:00", "x1": "2025-12-05T19:30:00", "xref": "x", "y0": 4206.0, "y1": 4210.0, "yref": "y"}, {"line": {"color": "red", "dash": "dash", "width": 2}, "type": "line", "x0": "2025-12-05T19:30:00", "x1": "2025-12-05T19:36:00", "xref": "x", "y0": 4210.0, "y1": 4206.0, "yref": "y"}, {"line": {"color": "red", "dash": "dash", "width": 2}, "type": "line", "x0": "2025-12-05T19:30:00", "x1": "2025-12-05T19:45:00", "xref": "x", "y0": 4210.0, "y1": 4202.0, "yref": "y"}, {"line": {"color": "red", "dash": "dash", "width": 2}, "type": "line", "x0": "2025-12-05T19:30:00", "x1": "2025-12-05T20:00:00", "xref": "x", "y0": 4210.0, "y1": 4204.0, "yref": "y"}, {"line": {"color": "red", "dash": "dash", "width": 2}, "type": "line", "x0": "2025-12-05T19:30:00", "x1": "2025-12-05T20:30:00", "xref": "x", "y0": 4210.0, "y1": 4202.0, "yref": "y"}, {"line": {"color": "red", "dash": "dash", "width": 2}, "type": "line", "x0": "2025-12-05T19:30:00", "x1": "2025-12-05T20:39:00", "xref": "x", "y0": 4210.0, "y1": 4200.0, "yref": "y"}, {"line": {"color": "red", "dash": "dash", "width": 2}, "type": "line", "x0": "2025-12-05T19:30:00", "x1": "2025-12-05T20:48:00", "xref": "x", "y0": 4210.0, "y1": 4199.0, "yref": "y"}, {"line": {"color": "red", "dash": "dash", "width": 2}, "type": "line", "x0": "2025-12-05T19:30:00", "x1": "2025-12-05T21:18:00", "xref": "x", "y0": 4210.0, "y1": 4192.0, "yref": "y"}, {"line": {"color": "red", "dash": "dash", "width": 2}, "type": "line", "x0": "2025-12-05T19:30:00", "x1": "2025-12-05T21:36:00", "xref": "x", "y0": 4210.0, "y1": 4194.0, "yref": "y"}, {"line": {"color": "red", "dash": "dash", "width": 2}, "type": "line", "x0": "2025-12-05T19:30:00", "x1": "2025-12-05T21:42:00", "xref": "x", "y0": 4210.0, "y1": 4194.0, "yref": "y"}, {"line": {"color": "green", "dash": "dash", "width": 2}, "type": "line", "x0": "2025-12-05T21:42:00", "x1": "2025-12-05T21:48:00", "xref": "x", "y0": 4194.0, "y1": 4198.0, "yref": "y"}, {"line": {"color": "green", "dash": "dash", "width": 2}, "type": "line", "x0": "2025-12-05T21:42:00", "x1": "2025-12-05T21:54:00", "xref": "x", "y0": 4194.0, "y1": 4199.0, "yref": "y"}], "title": {"text": "XAUUSDc 3-Min Chart: Momentum, Prev High/Low Lookback Counts, Pivot Points & Swing Lines"}, "xaxis": {"rangeslider": {"visible": false}, "title": {"text": "Time"}}, "yaxis": {"domain": [0.6, 1], "title": {"text": "Price"}}, "yaxis2": {"domain": [0.45, 0.58], "showgrid": false, "title": {"text": "Tick Volume"}}, "yaxis3": {"domain": [0.3, 0.43], "showgrid": false, "title": {"text": "Score"}}, "yaxis4": {"domain": [0.15, 0.28], "showgrid": false, "title": {"text": "Prev High Lookback Count"}}, "yaxis5": {"domain": [0, 0.13], "showgrid": false, "title": {"text": "Prev Low Lookback Count"}}}}
